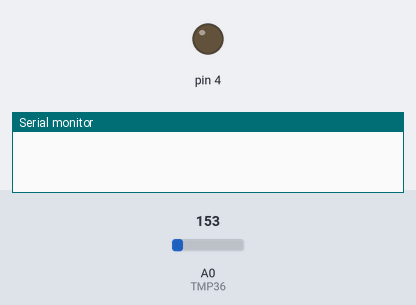
Simulated run of this sketch. Board: Arduino Uno, built with avr-gcc and run on an emulated ATmega328P. Shown: output pins drawn as LEDs (lit = HIGH), the last lines printed to the serial monitor. The test bench sets the inputs (shaded band); at power-on: A0 (TMP36) = 153.

Above: at 0.1 s.
At 0.6 s:
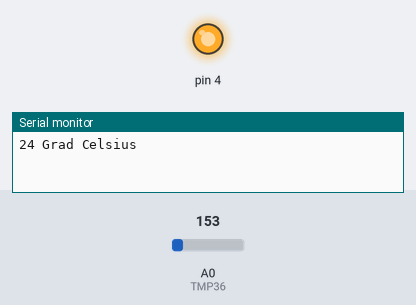
Timing chart, 0 to 2.1 s (numbered marks = the images above):
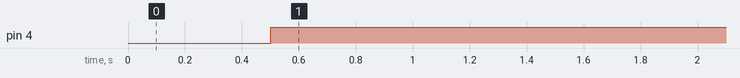

Measured:
- by itself, pin 4: LOW → HIGH at 0.50 s

The sketch:

Temperatur.ino
```cpp
int TMP36 = A0;                                           //Der Sensor soll am analogen Pin A0 angeschlossen werden. Wir nennen den Pin ab jetzt "TMP36"
int sensorwert;
int temperatur = 0;                                       //Unter der Variablen "temperatur" wird später der Temperaturwert abgespeichert.
int t=500;                                                //Der Wert für „t“ gibt im Code die zeitlichen Abstände zwischen den einzelnen Messungen vor.

void setup()
{
Serial.begin(9600);                                       //Im Setup beginnt die serielle Kommunikation, damit die Temperatur an den serial monitor übertragen wird. Über die serielle Kommunikation sendet das Board die Messwerte an den Computer. In der Arduino-Software kann man unter „Werkzeuge“ den „Seriellen Monitor“ starten um die Messwerte zu sehen.
pinMode(4 , OUTPUT);
}

void loop()
{
sensorwert=analogRead(TMP36);                             //Auslesen des Sensorwertes.
temperatur= map(sensorwert, 0, 410, -50, 150);            //Umwandeln des Sensorwertes mit Hilfe des "map" Befehls.
delay(t);                                                 // Nach jeder Messung ist je eine kleine Pause mit der Dauer „t“ in Millisekunden.
Serial.print(temperatur);                                 //Nun wird der Wert „temperatur“ über die serielle Kommunikation an den PC gesendet. Durch öffnen des seriellen Monitors in der Arduino-Software kann die Temperatur abgelesen werden.
Serial.println(" Grad Celsius");                          // Im seriellen Monitor wird hinter der Temperatur die Einheit eingeblendet.

//Nicht Anleitungs-Code (Schaltet LED bei zu hoher Temp. aus)

if(temperatur<=30)
digitalWrite(4, HIGH);
else
digitalWrite(4, LOW);
}
```
